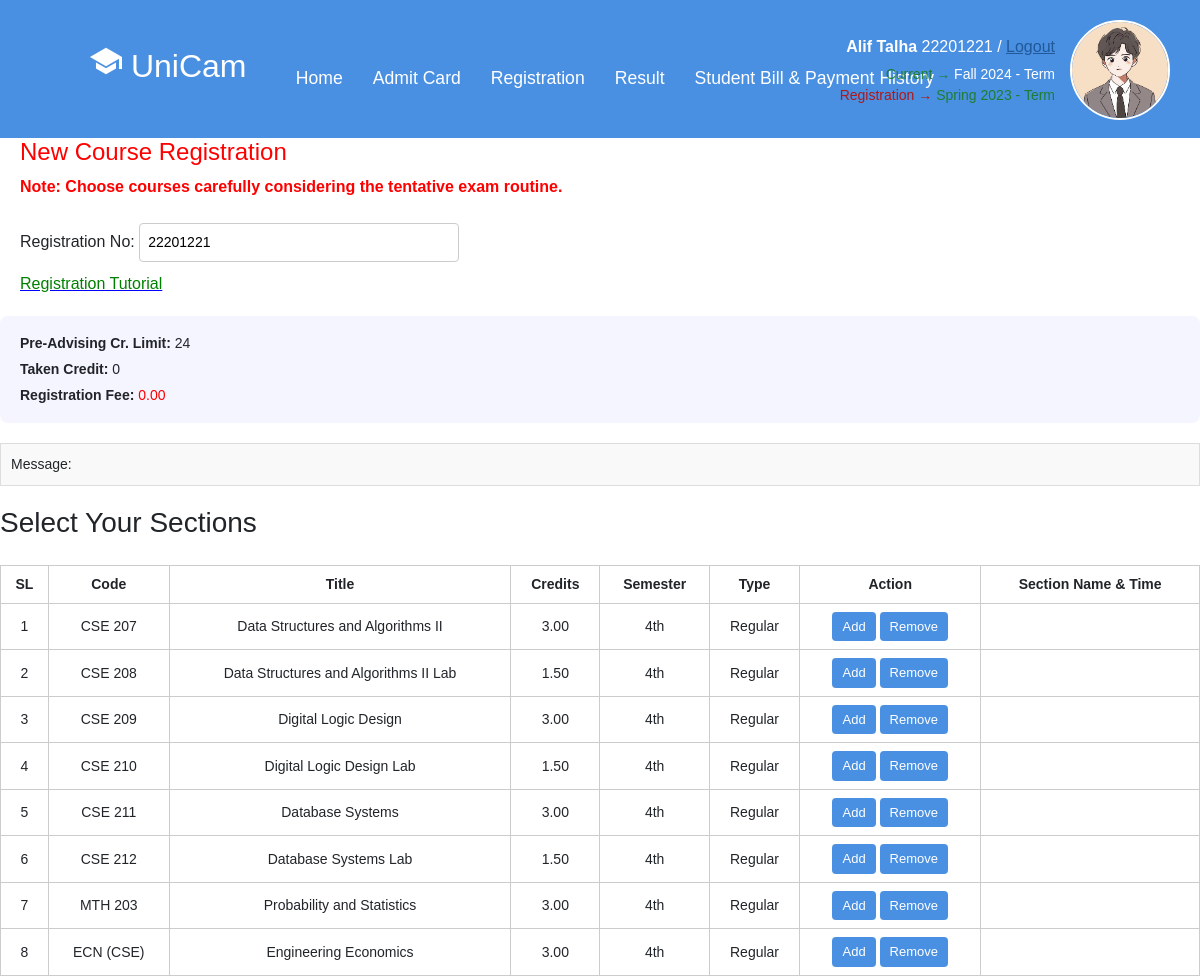
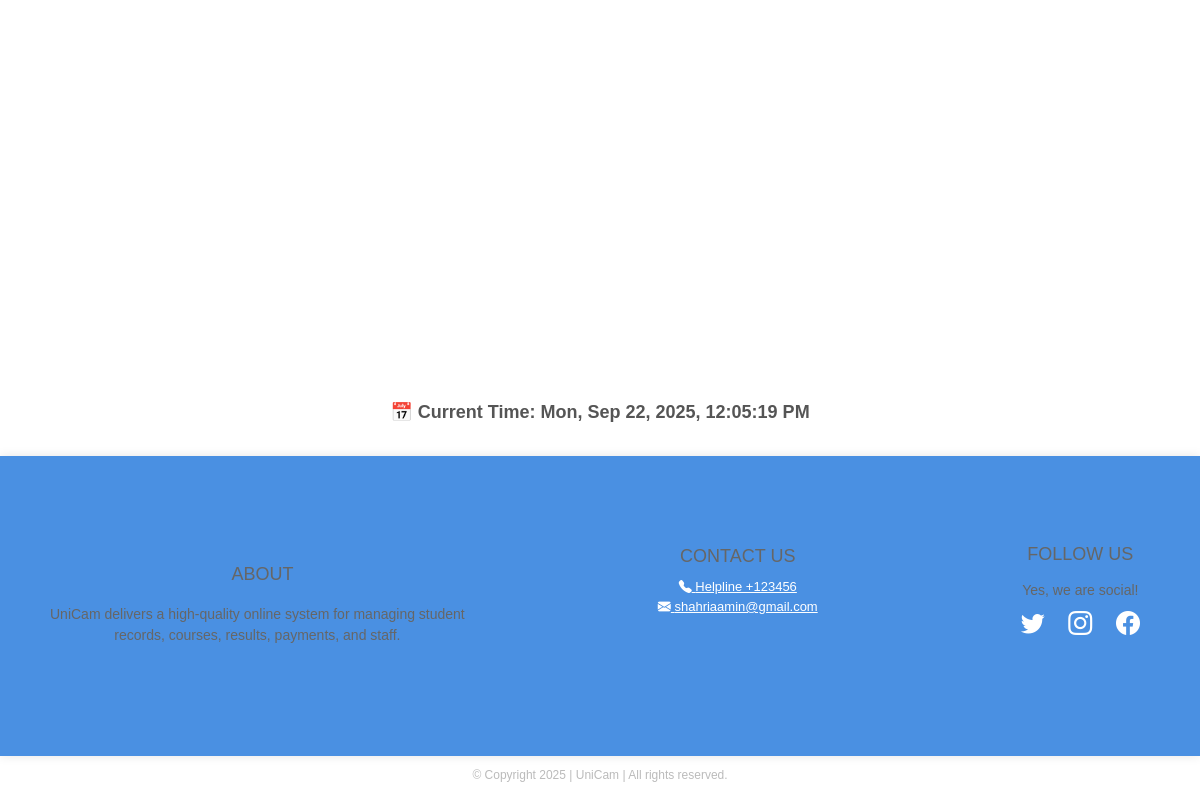
/register-courses/22201221/, run on the app's committed database (2 pictures, top to bottom).
### app1/models.py (models this page shows, shortened)
class StudentInfo(models.Model):
    sroll = models.ForeignKey(Student, on_delete=models.CASCADE)
    sname = models.CharField(max_length=100)
    fathername = models.CharField(max_length=100)
    mothername = models.CharField(max_length=100)
    program = models.CharField(max_length=100)
    gender = models.CharField(max_length=100)
    phone = models.CharField(max_length=100)
    guardianphone = models.CharField(max_length=100)
    session = models.CharField(max_length=100)
    nationality = models.CharField(max_length=100)
    dob = models.CharField(max_length=100)
    email = models.EmailField()
    pic = models.ImageField(upload_to='student_pics/', null=True, blank=True)

class Student(models.Model):
    id = models.CharField(primary_key=True, max_length=100)
    def __str__(self):
        return self.id

class CourseRegister(models.Model):
    studentid = models.ForeignKey(Student, on_delete=models.CASCADE)
    code = models.CharField(max_length=10, null=True, blank=True)
    title = models.CharField(max_length=100, null=True, blank=True)
    credits = models.DecimalField(max_digits=4, decimal_places=2, null=True, blank=True)
    semester = models.CharField(max_length=10, null=True, blank=True)
    type = models.CharField(max_length=10, null=True, blank=True)
    section = models.CharField(
        max_length=20,
        choices=[('Remove', 'Remove'), ('Add', 'Add')]
    )
    section_name_time = models.CharField(max_length=100, blank=True, null=True)

### app1/views.py (the view)
# urls.py: path('register-courses/<int:id>/', views.course_register_page, name='register_courses'),
def course_register_page(request, id):
    student = get_object_or_404(Student, pk=id)
    infos = StudentInfo.objects.filter(sroll=student)
    registers = CourseRegister.objects.filter(studentid=student)
    context = {
        'student': student,
        'infos': infos,
        'registers': registers
    }
    return render(request, 'course_register.html', context=context)

### templates/course_register.html (shortened to what this page needs)
{% extends "base.html" %}
{% block content %}
<div class="content">
  <h2>New Course Registration</h2>
  <p class="note">Note: Choose courses carefully considering the tentative exam routine.</p>
  <div style="margin-top: 10px; padding: 0px 20px;">
    <label for="regNo">Registration No:</label>
    <input type="text" id="regNo" value="{{ student.id }}" readonly />
  </div>
  <div style="margin-top: 10px; padding: 0px 20px;">
    <a href="https://www.youtube.com/shorts/NU44H49f7I8" target="_blank" style="color: blue; text-decoration: underline; font-size: 16px;">
      <p style="color: green; margin-top: 8px;">Registration Tutorial</p>
    </a>
  </div>
  <div class="student-info">
    <p><strong>Pre-Advising Cr. Limit:</strong> 24</p>
    <p><strong>Taken Credit:</strong> <span id="takenCredit">0</span></p>
    <p><strong>Registration Fee:</strong> <span style="color: red;">0.00</span></p>
  </div>
  <div class="message">Message:</div>
  <h3 style="margin-top: 20px;">Select Your Sections</h3>
  <table>
    <thead>
      <tr>
        <th>SL</th>
        <th>Code</th>
        <th>Title</th>
        <th>Credits</th>
        <th>Semester</th>
        <th>Type</th>
        <th>Action</th>
        <th>Section Name & Time</th>
      </tr>
    </thead>
    <tbody>
      {% for register in registers %}
      <tr>
        <td>{{ forloop.counter }}</td>
        <td>{{ register.code }}</td>
        <td>{{ register.title }}</td>
        <td>{{ register.credits }}</td>
        <td>{{ register.semester }}</td>
        <td>{{ register.type }}</td>
        <td>
          <button class="load-button" onclick="showTime(this, '{{ register.section_name_time }}')">Add</button>
          <button class="load-button" onclick="showNope(this)">Remove</button>
        </td>
        <td class="result-cell"></td>
      </tr>
      {% empty %}
      <tr>
        <td colspan="8">No courses found.</td>
      </tr>
      {% endfor %}
    </tbody>
  </table>
</div>
{% endblock %}

### templates/base.html (shortened to what this page needs)
{% load static %}
<!DOCTYPE html>
<html lang="en">
<head>
  <link href="https://cdn.jsdelivr.net/npm/bootstrap@5.3.3/dist/css/bootstrap.min.css" rel="stylesheet"
>
  <link rel="stylesheet" href="https://cdn.jsdelivr.net/npm/bootstrap-icons@1.10.5/font/bootstrap-icons.css">
</head>
<body>
<header class="header">
  <div class="logo-title">
    <h2 class="logo"><ion-icon name="school-sharp"></ion-icon> UniCam</h2>
  </div>
  <nav class="navigation">
        <a href="{% url 'home' %}" class="active">Home</a>
          {% for info in infos %}
              <a href="{% url 'admitcard_page' info.sroll.pk %}">Admit Card</a>
          {% endfor %}
          {% for info in infos %}
            <a href="{% url 'register_courses' info.sroll.pk %}">Registration</a>
          {% endfor %}
        {% for info in infos %}
        <a href="{% url 'result' info.sroll.pk %}">Result</a>
        {% endfor %}
        {% for info in infos %}
        <a href="{% url 'payment' info.sroll.pk %}">Student Bill & Payment History</a>
        {% endfor %}
  </nav>
  <div class="user-panel" style="display: flex; align-items: center;">
    <div class="user-info">
      {% for info in infos %}
      <p><strong>{{ info.sname }}</strong> {{info.sroll}} /
        <a href="{% url 'logout' %}" style="color: #205898;">Logout</a>
      </p>
      <p class="status">
        <span class="green">Current →</span> Fall 2024 - Term<br />
        <span class="red">Registration →</span>
        <span class="green">{{info.session}} - Term</span>{% endfor %}
      </p>
    </div>
    {% for info in infos %}
      {% if info.pic %}
        <img src="{{ info.pic.url }}" alt="Student Picture"
             style="height: 100px; width: 100px;" />
      {% endif %}
    {% endfor %}
  </div>
</header>
{% block content %}
{% endblock content %}
</div><br><br><br><br><br><br><br><br><br><br><br><br><br><br><br>
<div style="text-align: center; margin-top: 40px;">
  <div id="clock" style="font-size: 18px; font-weight: bold; color: #555;"></div>
</div>
<footer class="footer" id="footer-section">
  <div class="footer-section">
      <h3>ABOUT</h3>
      <p>UniCam delivers a high-quality online system for managing student <br>records, courses, results, payments, and staff.</p>
  </div>
  <div class="footer-section">
      <h3 >CONTACT US</h3>
      <a href="tel:123456"  style="color: white;" ><i class="bi bi-telephone-fill" style="color: white;"    ></i> Helpline +123456</a>
      <a href="https://www.gmail.com"  style="color: white;" ><i class="bi bi-envelope-fill"  style="color: white;" ></i> shahriaamin@gmail.com</a>
  </div>
  <div class="footer-section">
      <h3 style="margin-top: -2px;">FOLLOW US</h3>
      <p>Yes, we are social!</p>
      <div class="social-icons">
        <a href="https://www.twitter.com" target="_blank"><i class="bi bi-twitter"></i></a>
        <a href="https://www.instagram.com" target="_blank"><i class="bi bi-instagram"></i></a>
        <a href="https://www.facebook.com" target="_blank"><i class="bi bi-facebook"></i></a>
      </div>
  </div>
</footer>
<div class="copyright">
  <p>© Copyright 2025 | UniCam | All rights reserved.</p>
</div>
</body>
</html>

### templates/base.html (style rules this page uses)
html { scroll-behavior: smooth; }
.user-panel { position: absolute; right: 30px; top: 20px; display: flex; flex-direction: row; align-items: center; gap: 15px; }
.user-info p { margin: 0; color: white; text-align: right; }
.user-info .status { font-size: 14px; margin-top: 5px; }
.status .green { color: #187a18de; }
.status .red { color: #b01717; }
.user-panel img { height: 80px; width: 80px; object-fit: cover; border-radius: 50%; border: 2px solid white; }
body { font-family: Arial, sans-serif; margin: 0; background: white; }
.header { display: flex; align-items: center; padding: 45px; background-color: #4A90E2; position: relative; }
.logo-title { display: flex; align-items: center; margin-left: 25px; }
.logo { font-size: 2em; color: #fff; user-select: none; margin-right: 10px; }
.navigation { display: flex; align-items: center; margin-left: auto; margin-right: 45px; position: absolute; left: 50%; transform: translateX(-50%); top: 25px; display: flex; }
.navigation a { position: relative; font-size: 1.1em; color: #fff; text-decoration: none; font-weight: 500; margin-left: 30px; padding-top: 40px; display: inline-block; white-space: nowrap; }
.navigation a::after { content: ''; position: absolute; left: 0; bottom: -6px; width: 100%; height: 3px; background: #fff; border-radius: 5px; transform-origin: right; transform: scaleX(0); transition: transform .5s; }
img { width: 100%; height: 500px; object-fit: cover; }
.footer { background-color: #4A90E2; color: white; width: 100%; padding: 90px 50px; min-height: 300px; display: flex; justify-content: space-between; align-items: flex-start; border-radius: 0; box-shadow: 0 0 10px rgba(0, 0, 0, 0.1); }
.footer-section { display: flex; flex-direction: column; justify-content: center; align-items: center; text-align: center; }
.footer-section h3 { margin-bottom: 10px; font-size: 18px; }
.footer-section p { margin: 5px 0; font-size: 14px; }
.social-icons a { color: white; margin: 0 10px; text-decoration: none; font-size: 24px; }
.copyright { width: 100%; text-align: center; font-size: 12px; color: #bbb; margin-top: 10px; }

### templates/course_register.html (style rules this page uses)
h2 { padding: 0px 20px; color: red; font-size: 24px; }
.note { padding: 0px 20px; color: red; font-weight: bold; font-size: 16px; }
input[type="text"] { padding: 0px 20px; width: 320px; padding: 8px; margin-right: 8px; margin-top: 8px; border: 1px solid #ccc; border-radius: 4px; font-size: 14px; }
button, .btn { padding: 6px 10px; border: 1px solid #333; border-radius: 4px; background-color: #fff; cursor: pointer; font-size: 14px; }
table { padding: 0px 20px; width: 100%; border-collapse: collapse; margin-top: 25px; }
table, th, td { border: 1px solid #ccc; }
th, td { padding: 8px; text-align: center; font-size: 14px; }
.footer { text-align: center; font-size: 13px; margin-top: 30px; color: #666; }
.message { background-color: #f9f9f9; border: 1px solid #ddd; padding: 10px; margin-top: 20px; font-size: 14px; }
.student-info { background-color: #f5f5ff; padding: 12px 20px; border-radius: 8px; margin-top: 20px; font-size: 14px; }
.student-info p { margin: 5px 0; }
.load-button { background-color: #4A90E2; color: white; border: none; padding: 5px 10px; font-size: 13px; border-radius: 4px; cursor: pointer; }

### data on the page
StudentInfo: sname "Alif Talha", sroll "22201221", session "Spring 2023", pic (picture)
Student: id "22201221"
CourseRegister: code "CSE 207", title "Data Structures and Algorithms II", credits "3.00", semester "4th", type "Regular"
CourseRegister: code "CSE 208", title "Data Structures and Algorithms II Lab", credits "1.50", semester "4th", type "Regular"
CourseRegister: code "CSE 209", title "Digital Logic Design", credits "3.00", semester "4th", type "Regular"
CourseRegister: code "CSE 210", title "Digital Logic Design Lab", credits "1.50", semester "4th", type "Regular"
CourseRegister: code "CSE 211", title "Database Systems", credits "3.00", semester "4th", type "Regular"
CourseRegister: code "CSE 212", title "Database Systems Lab", credits "1.50", semester "4th", type "Regular"
CourseRegister: code "MTH 203", title "Probability and Statistics", credits "3.00", semester "4th", type "Regular"
CourseRegister: code "ECN (CSE)", title "Engineering Economics", credits "3.00", semester "4th", type "Regular"
